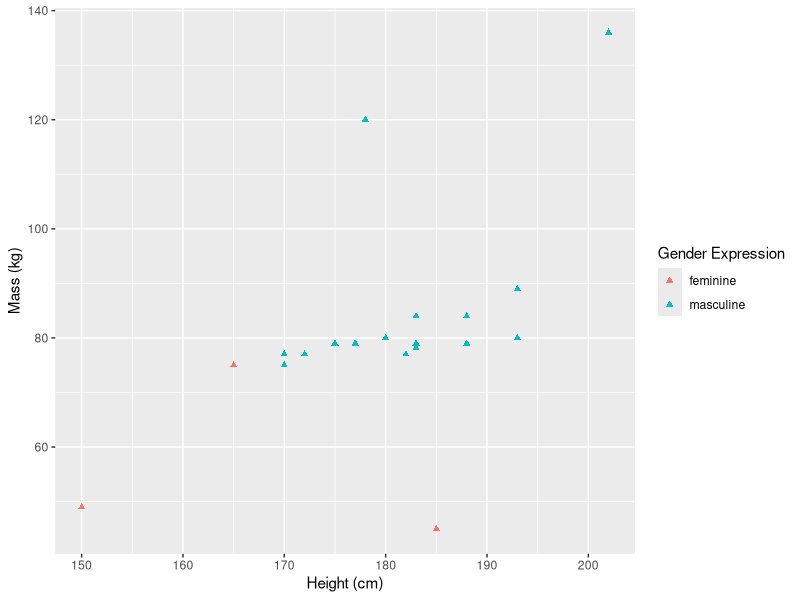

The R script that drew this image:
## ---- chunk 1
#| label: set-up
#| include: false

library(tidyverse)
## ---- chunk 2
#| echo: false
#| warning: false
#| label: ggplot-plot

starwars %>%
  filter(species == "Human") %>%
  ggplot(mapping = aes(x = height, y = mass, color = gender)) + 
  geom_point(pch = 17) +
  labs(x = "Height (cm)", 
       y = "Mass (kg)", 
       color = "Gender Expression"
       )
